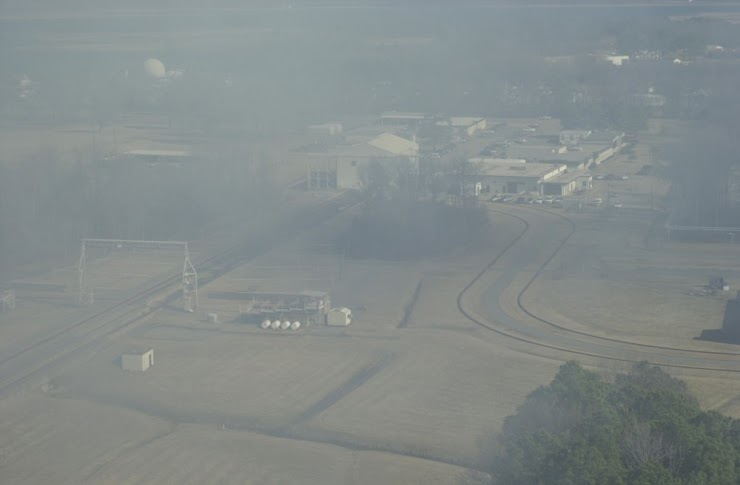
#> input picture image_processing/images/industrial.jpg, 740 x 485 px
$ jupyter execute 07-hist_equilization.ipynb
#> lines starting #> are read from the running program, lines starting #| are printed output that depends on the picture
[cell 1]
import cv2 as cv
import matplotlib.pyplot as plt


def main():
    img = cv.imread('images/industrial.jpg', 0)
#> img: shape (485, 740); min 70, max 211, mean 136.5
    out1 = cv.equalizeHist(img)
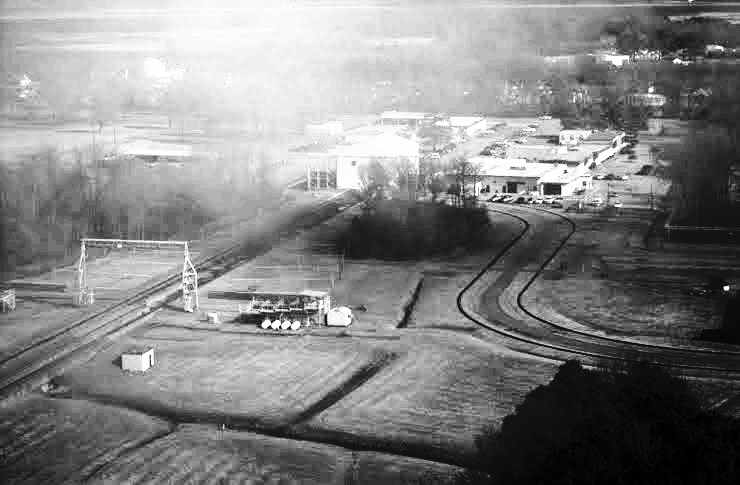
#> out1: shape (485, 740); min 0, max 255, mean 131.1

    clahe = cv.createCLAHE(clipLimit=44.0, tileGridSize=(8, 8))
    out2 = clahe.apply(img)
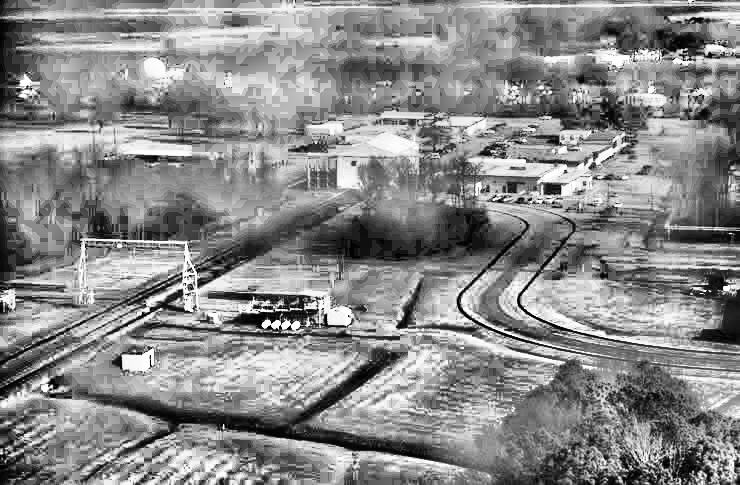
#> out2: shape (485, 740); min 0, max 255, mean 137.3

    images = [img, out1, out2]
    titles = ['original', 'equalizeHist', 'CLAHE']

    plt.figure(figsize=(20, 10))

    for i in range(len(images)):
        plt.subplot(1, 3, i+1)
        plt.title(titles[i])
        plt.axis('off')
        plt.imshow(images[i], cmap='gray')
#> this loop made 3 passes
    plt.show()
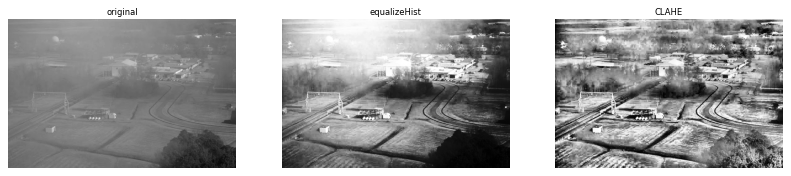
#> figure drawn by matplotlib, 3 panels

    plt.figure(figsize=(20, 10))

    for i in range(len(images)):
        plt.subplot(1, 3, i+1)
        plt.title(titles[i])
        plt.hist(images[i].ravel(), 256, [0, 255])
        plt.xlim(xmin=0, xmax=256)
    plt.show()
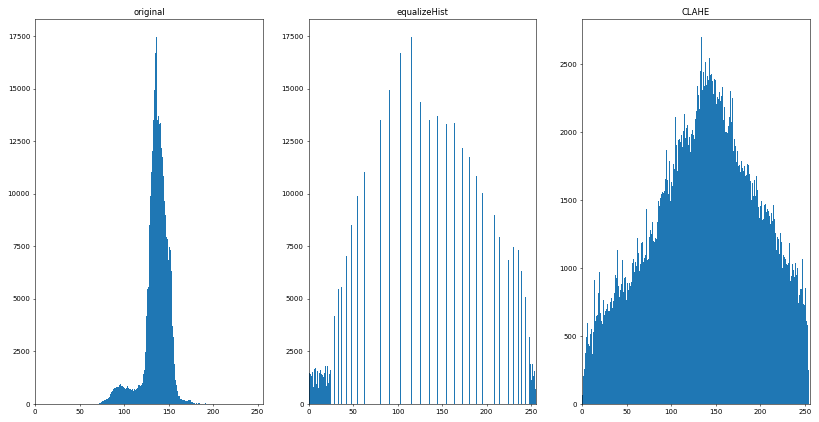
#> figure drawn by matplotlib, 3 panels; panel 1: tallest bar 17446 high, from x = 135.5 to 136.5; panel 2: tallest bar 17446 high, from x = 115.5 to 116.5; panel 3: tallest bar 2699 high, from x = 133.5 to 134.5


if __name__ == '__main__':
    main()
